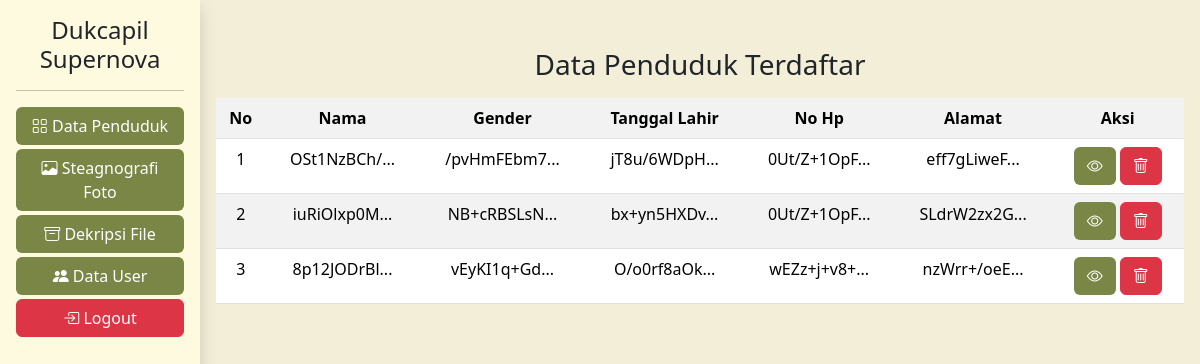
The page /admin_penduduk.php (signed in) on the database as committed earlier.
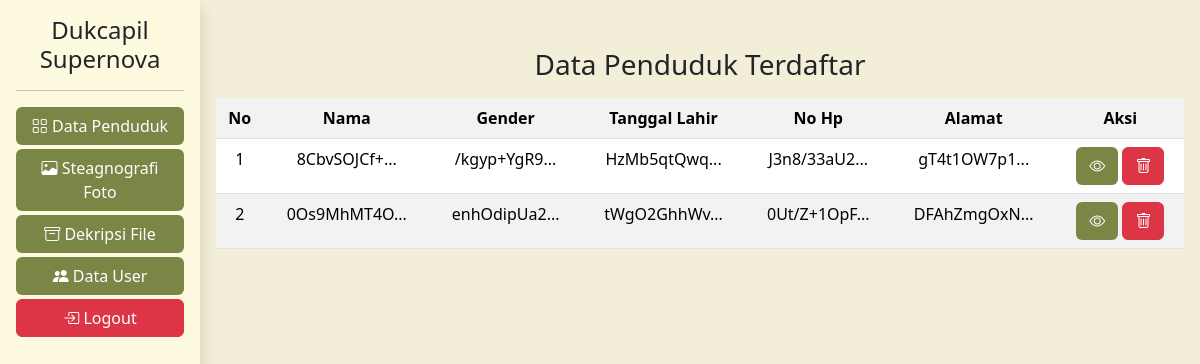
The same page on the database as committed later.
### tables this page shows
CREATE TABLE `data` (
  `id_data` int(11) NOT NULL,
  `nama` varchar(100) NOT NULL,
  `gender` varchar(25) NOT NULL,
  `tgl_lhr` varchar(25) NOT NULL,
  `noHp` varchar(25) NOT NULL,
  `alamat` text NOT NULL,
  `urlFoto` varchar(255) NOT NULL
);

### admin_penduduk.php (the view, shortened to what this page needs)
<?php
require 'logic/koneksi.php';
require 'logic/tampilan.php';
$sql = "SELECT * FROM data";
$hasil = $konek->query($sql);
?>
<!DOCTYPE html>
<html lang="en">
<head>
  <?php include 'component/head.php'; ?>
</head>
<body class="container-fluid">
  <div class="row">
    <?php require 'component/navbar_admin.php'; ?>
    <div class="col-10 p-3 bg-putih-secondary pt-5">
      <h3 class="text-center mb-3">Data Penduduk Terdaftar</h3>
      <table class="table table-striped">
        <tr class="text-center">
          <th>No</th>
          <th>Nama</th>
          <th>Gender</th>
          <th>Tanggal Lahir</th>
          <th>No Hp</th>
          <th>Alamat</th>
          <th>Aksi</th>
        </tr>
        <?php
        $i = 1;
        while ($data = $hasil->fetch_assoc()) : ?>
          <tr class="text-center">
            <td><?= $i++ ?></td>
            <td><?= potongString($data['nama'], 10) ?></td>
            <td><?= potongString($data['gender'], 10) ?></td>
            <td><?= potongString($data['tgl_lhr'], 10) ?></td>
            <td><?= potongString($data['noHp'], 10) ?></td>
            <td><?= potongString($data['alamat'], 10) ?></td>
            <td>
              <a href="admin_kartu.php?id=<?= $data['id_data'] ?>"><button type=" button" class="btn btn-ijo-primary text-white"><i class="bi bi-eye"></i></button></a>
              <a href="logic/hapus.php?id=<?= $data['id_data'] ?>&tabel=data"><button type="button" class="btn btn-danger"><i class="bi bi-trash"></i></button></a>
            </td>
          </tr>
        <?php endwhile; ?>
      </table>
    </div>
  </div>
</body>
</html>

### component/head.php (shortened to what this page needs)
<link rel="stylesheet" href="https://cdn.jsdelivr.net/npm/bootstrap-icons@1.11.3/font/bootstrap-icons.min.css">
<link href="https://cdn.jsdelivr.net/npm/bootstrap@5.3.3/dist/css/bootstrap.min.css" rel="stylesheet">

### component/navbar_admin.php
<nav class="col-2 p-3 bg-putih-primary w-100vh shadow stay">
  <h4 class="text-center">Dukcapil Supernova</h4>
  <hr>
  <div class="d-flex flex-column justify-content-center ">
    <div class="nav flex-column gap-1 text-start">
      <a href="admin_penduduk.php"><button class="btn btn-ijo-primary text-white w-100"><i class="bi bi-grid"></i> Data Penduduk</button></a>
      <a href="admin_foto.php"><button class="btn btn-ijo-primary text-white w-100"><i class="bi bi-image"></i> Steagnografi Foto</button></a>
      <a href="admin_file.php"><button class="btn btn-ijo-primary text-white w-100"><i class="bi bi-archive"></i> Dekripsi File</button></a>
      <a href="admin_user.php"><button class="btn btn-ijo-primary text-white w-100"><i class="bi bi-people-fill"></i></i> Data User</button></a>
      <a href="login.php"><button class="btn btn-danger w-100"><i class="bi bi-box-arrow-in-right"></i> Logout</button></a>
    </div>
  </div>
</nav>

### logic/tampilan.php
<?php
function potongString($teks, $batas)
{
  if (strlen($teks) > $batas) {
    $result = substr($teks, 0, $batas) . "...";
  } else {
    $result = $teks;
  }
  echo $result;
}

### component/head.php (style rules this page uses)
* { margin: 0; padding: 0; box-sizing: border-box; }
.bg-putih-primary { background: #FEFAE0; }
.bg-putih-secondary { background: #F2EED7; }
.btn-ijo-primary { background: #798645; color: #FEFAE0; }
.w-100vh { height: 100vh; }
.stay { position: sticky; top: 0; height: 100vh; overflow-y: auto; }

Rows that differ between the two databases and show on the page:
removed data: nama "OSt1NzBCh/... /pvHmFEbm7... jT8u/6WDpH... 0Ut/Z+1OpF... eff7gLiweF..."
removed data: nama "iuRiOlxp0M... NB+cRBSLsN... bx+yn5HXDv... 0Ut/Z+1OpF... SLdrW2zx2G..."
removed data: nama "8p12JODrBl... vEyKI1q+Gd... O/o0rf8aOk... wEZz+j+v8+... nzWrr+/oeE..."
added data: nama "8CbvSOJCf+... /kgyp+YgR9... HzMb5qtQwq... J3n8/33aU2... gT4t1OW7p1..."
added data: nama "0Os9MhMT4O... enhOdipUa2... tWgO2GhhWv... 0Ut/Z+1OpF... DFAhZmgOxN..."
